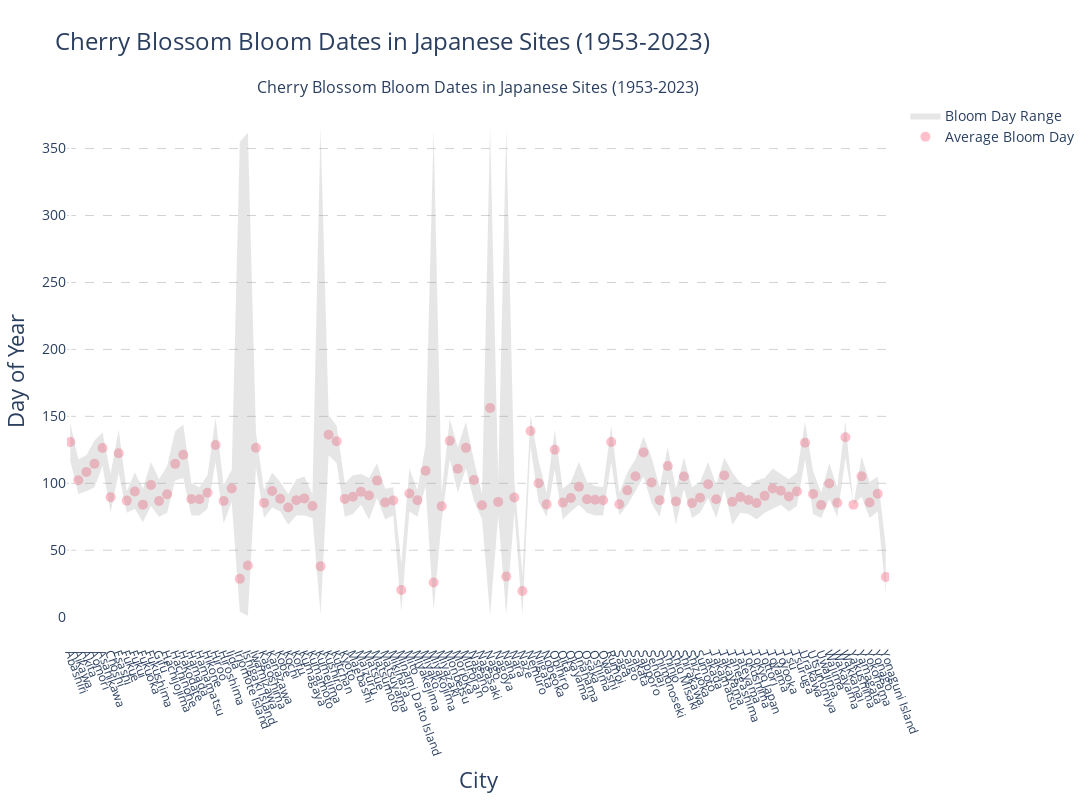

This figure's notebook cell:
### Code cell
import plotly.graph_objects as go
from plotly.subplots import make_subplots

# Create custom x-coordinates with increased spacing
x_coords = np.arange(len(site_stats)) * 2.5  # Increased multiplier from 1.5 to 2.5

# Create the plot
fig = make_subplots(rows=1, cols=1, subplot_titles=['Cherry Blossom Bloom Dates in Japanese Sites (1953-2023)'])

# Add scatter plot for average bloom day
fig.add_trace(
    go.Scatter(
        x=x_coords,
        y=site_stats['MeanBloomDay'],
        mode='markers',
        marker=dict(color='pink', size=10),
        name='Average Bloom Day'
    )
)

# Add error bars
fig.add_trace(
    go.Scatter(
        x=x_coords,
        y=site_stats['MinBloomDay'],
        mode='lines',
        line=dict(color='gray', width=0),
        showlegend=False
    )
)

fig.add_trace(
    go.Scatter(
        x=x_coords,
        y=site_stats['MaxBloomDay'],
        mode='lines',
        line=dict(color='gray', width=0),
        fill='tonexty',
        fillcolor='rgba(128, 128, 128, 0.2)',
        name='Bloom Day Range'
    )
)

# Customize the layout
fig.update_layout(
    title=dict(text='Cherry Blossom Bloom Dates in Japanese Sites (1953-2023)', font=dict(size=24)),
    xaxis=dict(
        title='City',
        titlefont=dict(size=22),
        tickmode='array',
        tickvals=x_coords,
        ticktext=site_stats['Site'],
        tickangle=70,
        tickfont=dict(size=12)
    ),
    yaxis=dict(
        title='Day of Year',
        titlefont=dict(size=22),
        tickfont=dict(size=14),
        gridcolor='lightgray',
        gridwidth=1,
        griddash='dash'
    ),
    showlegend=True,
    legend=dict(font=dict(size=14)),
    height=800,
    width=1500,  # Increased width to accommodate wider spacing
    margin=dict(b=150, l=50, r=50, t=100),  # Adjusted margins
    plot_bgcolor='white',  # Set plot background to white
    paper_bgcolor='white'  # Set paper background to white
)

# Update x-axis to show all labels
fig.update_xaxes(range=[-1, max(x_coords) + 1])

# Show the plot
fig.show()

### Figure 1 — Plotly figure (JSON) as saved in the notebook; plotly's stock layout.template omitted (floating-point values rounded to 4 significant figures)
{"data": [{"marker": {"color": "pink", "size": 10}, "mode": "markers", "name": "Average Bloom Day", "type": "scatter", "x": [0, 2.5, 5, 7.5, 10, 12.5, 15, 17.5, 20, 22.5, 25, 27.5, 30, 32.5, 35, 37.5, 40, 42.5, 45, 47.5, 50, 52.5, 55, 57.5, 60, 62.5, 65, 67.5, 70, 72.5, 75, 77.5, 80, 82.5, 85, 87.5, 90, 92.5, 95, 97.5, 100, 102.5, 105, 107.5, 110, 112.5, 115, 117.5, 120, 122.5, 125, 127.5, 130, 132.5, 135, 137.5, 140, 142.5, 145, 147.5, 150, 152.5, 155, 157.5, 160, 162.5, 165, 167.5, 170, 172.5, 175, 177.5, 180, 182.5, 185, 187.5, 190, 192.5, 195, 197.5, 200, 202.5, 205, 207.5, 210, 212.5, 215, 217.5, 220, 222.5, 225, 227.5, 230, 232.5, 235, 237.5, 240, 242.5, 245, 247.5, 250, 252.5], "y": [130.9, 102.3, 108.5, 114.6, 126.4, 89.57, 122.5, 87.07, 93.83, 84.06, 98.71, 86.77, 91.88, 114.5, 121.4, 88.26, 88.13, 92.94, 128.7, 86.74, 96.08, 28.62, 38.57, 126.6, 85.37, 94.23, 88.51, 81.97, 87.41, 88.71, 83.1, 37.97, 136.3, 131.4, 88.36, 89.94, 93.67, 90.9, 102, 85.71, 87.2, 20.35, 92.37, 87.37, 109.4, 25.85, 82.85, 131.7, 110.9, 126.5, 102.4, 83.54, 156.2, 86.1, 30.36, 89.4, 19.59, 139.0, 100.0, 84.27, 125, 85.57, 89.01, 97.42, 88.03, 87.73, 87.3, 130.9, 84.3, 94.73, 105.3, 123, 100.6, 87.3, 113.0, 86.47, 105.0, 85.21, 89.2, 99.24, 88.13, 105.9, 86.18, 89.68, 87.6, 85.34, 90.63, 96.06, 94.39, 90.13, 93.94, 130.2, 92.06, 83.74, 99.89, 85.43, 134.3, 84, 105.2, 85.66, 92.25, 30.06]}, {"line": {"color": "gray", "width": 0}, "mode": "lines", "showlegend": false, "type": "scatter", "x": [0, 2.5, 5, 7.5, 10, 12.5, 15, 17.5, 20, 22.5, 25, 27.5, 30, 32.5, 35, 37.5, 40, 42.5, 45, 47.5, 50, 52.5, 55, 57.5, 60, 62.5, 65, 67.5, 70, 72.5, 75, 77.5, 80, 82.5, 85, 87.5, 90, 92.5, 95, 97.5, 100, 102.5, 105, 107.5, 110, 112.5, 115, 117.5, 120, 122.5, 125, 127.5, 130, 132.5, 135, 137.5, 140, 142.5, 145, 147.5, 150, 152.5, 155, 157.5, 160, 162.5, 165, 167.5, 170, 172.5, 175, 177.5, 180, 182.5, 185, 187.5, 190, 192.5, 195, 197.5, 200, 202.5, 205, 207.5, 210, 212.5, 215, 217.5, 220, 222.5, 225, 227.5, 230, 232.5, 235, 237.5, 240, 242.5, 245, 247.5, 250, 252.5], "y": [117, 92, 94, 97, 113, 78, 108, 78, 81, 71, 83, 75, 78, 102, 104, 76, 76, 81, 116, 70, 86, 4, 1, 112, 74, 82, 79, 69, 76, 76, 74, 2, 121, 115, 75, 77, 84, 73, 89, 73, 76, 4, 79, 75, 98, 5, 72, 118, 93, 111, 87, 73, 1, 76, 2, 79, 1, 128, 86, 75, 110, 73, 79, 84, 78, 76, 76, 116, 76, 84, 94, 105, 85, 75, 103, 69, 96, 74, 78, 89, 74, 95, 69, 78, 77, 73, 78, 81, 84, 79, 83, 118, 77, 74, 88, 75, 119, 84, 90, 74, 79, 18]}, {"fill": "tonexty", "fillcolor": "rgba(128, 128, 128, 0.2)", "line": {"color": "gray", "width": 0}, "mode": "lines", "name": "Bloom Day Range", "type": "scatter", "x": [0, 2.5, 5, 7.5, 10, 12.5, 15, 17.5, 20, 22.5, 25, 27.5, 30, 32.5, 35, 37.5, 40, 42.5, 45, 47.5, 50, 52.5, 55, 57.5, 60, 62.5, 65, 67.5, 70, 72.5, 75, 77.5, 80, 82.5, 85, 87.5, 90, 92.5, 95, 97.5, 100, 102.5, 105, 107.5, 110, 112.5, 115, 117.5, 120, 122.5, 125, 127.5, 130, 132.5, 135, 137.5, 140, 142.5, 145, 147.5, 150, 152.5, 155, 157.5, 160, 162.5, 165, 167.5, 170, 172.5, 175, 177.5, 180, 182.5, 185, 187.5, 190, 192.5, 195, 197.5, 200, 202.5, 205, 207.5, 210, 212.5, 215, 217.5, 220, 222.5, 225, 227.5, 230, 232.5, 235, 237.5, 240, 242.5, 245, 247.5, 250, 252.5], "y": [145, 118, 121, 132, 138, 107, 140, 94, 108, 96, 116, 103, 113, 139, 144, 100, 97, 106, 149, 99, 110, 355, 362, 138, 95, 108, 101, 92, 103, 105, 92, 366, 151, 143, 100, 106, 107, 104, 115, 96, 97, 40, 111, 95, 128, 364, 93, 148, 127, 146, 117, 92, 366, 102, 365, 103, 31, 151, 117, 93, 140, 96, 101, 116, 101, 98, 97, 143, 93, 108, 118, 135, 119, 97, 127, 96, 119, 97, 101, 116, 99, 119, 108, 100, 97, 102, 104, 111, 107, 103, 108, 146, 109, 93, 115, 97, 146, 84, 120, 101, 105, 53]}], "layout": {"annotations": [{"font": {"size": 16}, "showarrow": false, "text": "Cherry Blossom Bloom Dates in Japanese Sites (1953-2023)", "x": 0.5, "xanchor": "center", "xref": "paper", "y": 1, "yanchor": "bottom", "yref": "paper"}], "height": 800, "legend": {"font": {"size": 14}}, "margin": {"b": 150, "l": 50, "r": 50, "t": 100}, "paper_bgcolor": "white", "plot_bgcolor": "white", "showlegend": true, "title": {"font": {"size": 24}, "text": "Cherry Blossom Bloom Dates in Japanese Sites (1953-2023)"}, "width": 1500, "xaxis": {"anchor": "y", "domain": [0, 1], "range": [-1, 253.5], "tickangle": 70, "tickfont": {"size": 12}, "tickmode": "array", "ticktext": ["Abashiri", "Aikawa", "Akita", "Aomori", "Asahikawa", "Choshi", "Esashi", "Fukue", "Fukui", "Fukuoka", "Fukushima", "Gifu", "Hachijojima", "Hachinohe", "Hakodate", "Hamada", "Hamamatsu", "Hikone", "Hiroo", "Hiroshima", "Iida", "Iriomote Island", "Ishigaki Island", "Iwamizawa", "Kagoshima", "Kanazawa", "Kobe", "Kochi", "Kofu", "Kumagaya", "Kumamoto", "Kumejima", "Kushiro", "Kutchan", "Kyoto", "Maebashi", "Maizuru", "Matsue", "Matsumoto", "Matsuyama", "Mikihara", "Minami Daito Island", "Mito", "Miyakejima", "Miyako", "Miyakojima", "Miyazaki", "Monbetsu", "Morioka", "Muroran", "Nagano", "Nagasaki", "Nago", "Nagoya", "Naha", "Nara", "Naze", "Nemuro", "Niigata", "Nobeoka", "Obihiro", "Oita", "Okayama", "Onahama", "Osaka", "Oshima", "Owashi", "Rumoi", "Saga", "Saigo", "Sakata", "Sapporo", "Sendai", "Shimonoseki", "Shinjo", "Shio Misaki", "Shirakawa", "Shizuoka", "Sumoto", "Takada", "Takamatsu", "Takayama", "Tanegashima", "Tateyama", "Tokushima", "Tokyo Japan", "Tottori", "Toyama", "Toyooka", "Tsu", "Tsuruga", "Urakawa", "Utsunomiya", "Uwajima", "Wajima", "Wakayama", "Wakkanai", "Yakushima", "Yamagata", "Yokohama", "Yonago", "Yonaguni Island"], "tickvals": [0, 2.5, 5, 7.5, 10, 12.5, 15, 17.5, 20, 22.5, 25, 27.5, 30, 32.5, 35, 37.5, 40, 42.5, 45, 47.5, 50, 52.5, 55, 57.5, 60, 62.5, 65, 67.5, 70, 72.5, 75, 77.5, 80, 82.5, 85, 87.5, 90, 92.5, 95, 97.5, 100, 102.5, 105, 107.5, 110, 112.5, 115, 117.5, 120, 122.5, 125, 127.5, 130, 132.5, 135, 137.5, 140, 142.5, 145, 147.5, 150, 152.5, 155, 157.5, 160, 162.5, 165, 167.5, 170, 172.5, 175, 177.5, 180, 182.5, 185, 187.5, 190, 192.5, 195, 197.5, 200, 202.5, 205, 207.5, 210, 212.5, 215, 217.5, 220, 222.5, 225, 227.5, 230, 232.5, 235, 237.5, 240, 242.5, 245, 247.5, 250, 252.5], "title": {"font": {"size": 22}, "text": "City"}}, "yaxis": {"anchor": "x", "domain": [0, 1], "gridcolor": "lightgray", "griddash": "dash", "gridwidth": 1, "tickfont": {"size": 14}, "title": {"font": {"size": 22}, "text": "Day of Year"}}}}
